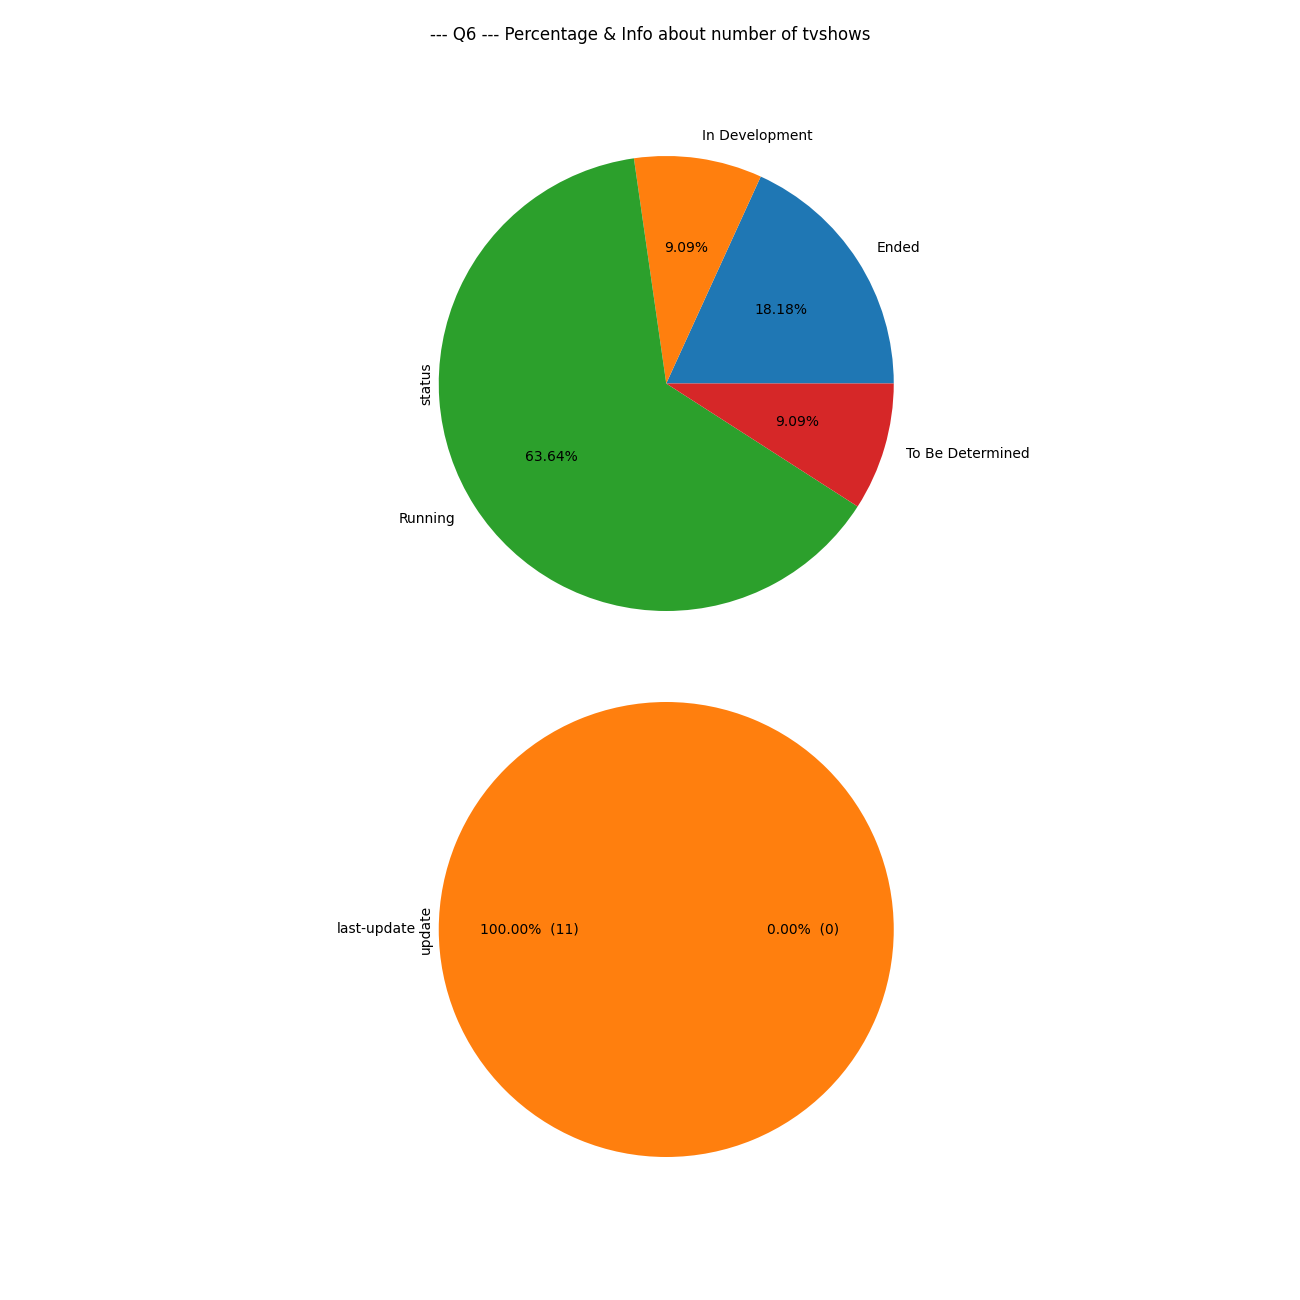

Generate this figure with Python:
from flask import Flask, g, request, send_file
from flask_restx import fields, Api, Resource, reqparse, inputs
from contextlib import closing
from datetime import datetime
import matplotlib
matplotlib.use('agg')
import matplotlib.pyplot as plt
import sys
import pandas as pd
import requests
import sqlite3
import json
import numpy as np

app = Flask(__name__)
api = Api(app,
          defalut="TV Shows",
          title="TV Shows DataSet",
          description="An example to show how to import and manipulate tvshows.")

schedule_model = api.model('Schedule', {
    'time': fields.String,
    'days': fields.List(fields.String)
})
rating_model = api.model('Rating', {
    'average':fields.String
})

country_model = api.model('Country', {
    'name': fields.String,
    'code': fields.String,
    'timezone': fields.String
})
network_model = api.model('Network', {
    'id': fields.Integer,
    'name': fields.String,
    'country': fields.Nested(country_model)    
})

show_model = api.model('TV_SHOW', {
    'tvmaze-id':fields.Integer,
    'name':fields.String,
    'type':fields.String,
    'language':fields.String,
    'genres':fields.List(fields.String),
    'status':fields.String,
    'runtime':fields.Integer,
    'premiered':fields.String,
    'officialSite':fields.String,
    'schedule':fields.Nested(schedule_model),
    'rating':fields.Nested(rating_model),
    'weight':fields.Integer,
    'network':fields.Nested(network_model),
    'summary':fields.String
})

input_name_model = api.model('Name', {'name':fields.String})
orderBy_model = api.model('OrderBy', {
    'orderBy':fields.String, 
    'page':fields.Integer,
    'page_size':fields.Integer,
    'filter':fields.String    
})

db_features = ['tvmaze_id', 'name' ,'type' ,'language' ,'genres' ,'status' ,'runtime',\
    'premiered', 'officialSite', 'schedule', 'rating', 'weight', 'network', 'summary']
orderBy_all = ['id', 'name', 'runtime', 'premiered', 'rating-average']
filter_list = ['tvmaze_id', 'id', 'last-update', 'name', 'type', 'language', 'genres', 'status', 'runtime',\
    'premiered', 'officialSite', 'schedule', 'rating', 'weight', 'network', 'summary']
parser = reqparse.RequestParser()
parser.add_argument('name', type=str, default='string: name', required=True)


@app.before_request
def before_request():
    g.db = sqlite3.connect("z5110579.db")
    with closing(sqlite3.connect("z5110579.db")) as db:
        db.cursor().execute(''' 
            CREATE TABLE if not exists tv
            (
            id INTEGER PRIMARY KEY AUTOINCREMENT,
            info String NOT NULL )'''
        )
        db.commit()


@app.after_request
def after_request(response):
    g.db.close()
    return response


@api.route('/tv_shows/import')
@api.param('name', 'TV Show name')
class tvShows(Resource):
    @api.response(404, 'The tvshow was not found')
    @api.response(400, 'Validation Error')
    @api.response(201, 'The TV Show imported Successfully')
    @api.doc(description='Import a tvshow to db')
    # @api.expect(input_name_model)
    def post(self):
        tvshow_input = parser.parse_args()
        # tvshow_input = request.json
        if 'name' not in tvshow_input:
            return {"message": "Missing Name"}, 400
        
        tv_name = tvshow_input['name']
        
        r = requests.get("http://api.tvmaze.com/search/shows?q=" + tv_name)
        
        if (len(r.json()) == 0):
            return {"message": "No matched tv with this tv_name"}, 404
        else:
            df_data = pd.read_sql('select * from tv', g.db)
            df_data['tvmaze-id'] = df_data['info'].apply(lambda x: json.loads(x)['tvmaze_id'])
            target_tv = r.json()[0]['show']
            find_exist = (df_data['tvmaze-id'] == target_tv["id"]).any()
            if (find_exist):
                return {"message": "The tvshow with this tvmaze-id %d already in the database"%(target_tv["id"])}, 400

            target_tv["tvmaze_id"] = target_tv["id"]
            for key in list(target_tv): 
                if key not in db_features:
                    del target_tv[key]
            
            curTime = datetime.now().strftime("%Y-%m-%d %H:%M:%S")
            target_tv['last-update'] = curTime

            info = json.dumps(target_tv)
            info = info.replace("'", "''")
            
            sql = "insert into tv VALUES (NULL, '%s')" % (info)
            cursor = g.db.cursor()
            cursor.execute(sql)
            g.db.commit()

            # Get the id from the last inserted row 
            rowId = cursor.lastrowid
            sql = "select id from tv where rowid = %d" %(rowId)
            cursor.execute(sql)
            resId = cursor.fetchone()[0]
            cursor.close()

            link = {
                "self": {
                    "href":"http://127.0.0.1:5000/tv-shows/%d"%(resId)
                }
             }
            
            return {"id": resId, "last-update": curTime, "tvmaze-id": target_tv["tvmaze_id"], "_links": link}, 201


def checkExist(id):
    cursor = g.db.cursor()
    sql = "select count(*) from tv where id = %d" %id
    cursor.execute(sql)
    data = cursor.fetchone()[0]
    cursor.close()
    return data


def get_links(id):
     # Read data from db
    df_data = pd.read_sql('select * from tv', g.db)

    # Get the index where the row['id'] == id
    target = df_data.iloc[:, [0, -1]][df_data[df_data.T.index[0]] == id]
    cur_index = target.index[0]
    _links = {
        "self":{
            "href":"http://127.0.0.1:5000/tv-shows/%d" % (id)
        }
    }
    # If the current index is not the first one
    if (cur_index > 0):
        _links["prev"] = {"href": "http://127.0.0.1:5000/tv-shows/%d" %(df_data.iloc[cur_index - 1, :]["id"]) }
    # If the current index is not the last one
    if (cur_index < df_data.shape[0] - 1):
        _links["next"] = {"href": "http://127.0.0.1:5000/tv-shows/%d" %(df_data.iloc[cur_index + 1, :]["id"]) }
    return _links


@api.route('/tv_shows/<int:id>')
@api.param('id', 'The TV Show identifier')
class tvShow(Resource):
    @api.response(404, 'The TV Show not found')
    @api.response(200, 'Successful')
    @api.doc(description="Get a tvshow by id")
    def get(self, id):
        if (checkExist(id) == 0):
            api.abort(404, "The tv show with id %d doesn't exist"%(id))
        else:
            cursor = g.db.cursor()
            sql = "select * from tv where id = %d" % id
            cursor.execute(sql)
            res = json.loads(cursor.fetchone()[1])
            # Put id in the json
            res["id"] = id
            res["_links"] = get_links(id)
            
            return res, 200

    @api.response(404, 'The TV Show not found')
    @api.response(200, 'Successful')
    @api.doc(description='delete a tvshow by id')
    def delete(self, id):
        if (checkExist(id) == 0):
            api.abort(404, "The tv show with id %d doesn't exist"%(id))
        else:
            show_json = request.json
            cursor = g.db.cursor()
            sql = "delete from tv where id = %d" % id
            cursor.execute(sql)
            g.db.commit()
            return {"message": "The tv show with id %d was removed from the database!"%(id), "id": id}, 200

    @api.response(404, 'The TV Show not found')
    @api.response(200, 'Successful')
    @api.doc(description='Update a tvshow by id')
    @api.expect(show_model, validate=True)
    def patch(self, id):
        if (checkExist(id) == 0):
            api.abort(404, "The tv show with id %d doesn't exist"%(id))
        else:
            data = request.json
            cursor = g.db.cursor()
            sql = "select * from tv where id = %d" %id
            cursor.execute(sql)
            record = json.loads(cursor.fetchone()[1])
            for k in data:
                record[k] = data[k]
            
            info = json.dumps(record)
            info = info.replace("'", "''")
            sql = "update tv set info='%s' where id = %d" % (info, id)
            cursor.execute(sql)
            g.db.commit()

            res = {
                "id": id,
                "last-update": datetime.now().strftime("%Y-%m-%d %H:%M:%S"),
                "_links": get_links(id)
            }
            return res, 200


orderParser = reqparse.RequestParser()
orderParser.add_argument('orderBy', type=str, default="+id")
orderParser.add_argument('page', type=int, default=1)
orderParser.add_argument('page_size', type=int, default=100)
orderParser.add_argument('filter', type=str, default="id,name")

@api.route('/tv_show')
class orderBy(Resource):
    @api.response(400, 'Validation Error')
    @api.response(200, 'Successful')
    @api.doc(parser=orderParser,
        description="order tvshows by some parameters")
    def get(self):
        data = orderParser.parse_args()
        
        # Below is to check invalid inputs
        sortByValues = []
        sortByAscending = []
        for s in data['orderBy'].split(','):
            s = s.strip()
            sign = s[0:1]
            if (sign == '-'):
                sortByAscending.append(False)
            elif (sign == '+'):
                sortByAscending.append(True)
            else:
                api.abort(400, "The OrderBy parameter doesn't have +/- sign")
            ele = s[1:len(s)]
            if (ele in orderBy_all):
                sortByValues.append(ele)
            else:
                api.abort(400, "The orderBy parameter is invalid")
        filters = data['filter'].split(",")
        for i in range(len(filters)):
            filters[i] = filters[i].strip()
            if filters[i] not in filter_list:
                api.abort(400, "invalid filters input")
        
        page = data['page']
        page_size = data['page_size']
        cursor = g.db.cursor()
        cursor.execute('select count(*) from tv')
        count = cursor.fetchone()[0]
        if ((page - 1) * page_size >= count):
            api.abort(400, "page or page_size is invalid")
        
        # Get all records from db
        df_data = pd.read_sql('select * from tv', g.db)

        combined_df = pd.DataFrame()
        for index, row in df_data.iterrows():
            info = row["info"]
            json_info = json.loads(info)
            
            toDf = {}
            for i in orderBy_all:
                if i == "rating-average":
                    toDf[i] = json_info["rating"]["average"]
                elif i == "id":
                    toDf[i] = row["id"]
                else:
                    toDf[i] = json_info[i]
            
            filters_df = {}
            filters_df["id"] = row["id"]
            for i in filters:

                if i != "id":
                    filters_df[i] = json_info[i]
            toDf["info"] = json.dumps(filters_df)
            combined_df = combined_df.append(pd.DataFrame(data=toDf, index=[0]))

        # Sort the dataframe
        sorted_df = combined_df.sort_values(by=sortByValues, ascending=tuple(sortByAscending))

        # Apply pagination on the sorted dataframe
        res_df = sorted_df[(page - 1) * page_size: page * page_size]
        
        # change the string format to json
        tvshows = res_df['info'].tolist()
        res_tvshows = []
        for i in tvshows:
            res_tvshows.append(json.loads(i))

        # Add links
        _links = {}
        if page > 1 :
            link_prev = {"href": "http://127.0.0.1:5000/tv-shows?page=%d&page_size=%d&filter=%s" %(page - 1, page_size, data['filter'])}
            _links["prev"] = link_prev
        link_self = {"href": "http://127.0.0.1:5000/tv-shows?page=%d&page_size=%d&filter=%s" %(page, page_size, data['filter'])}
        _links["self"] = link_self
        page_nums = int(count / page_size) + 1 

        if page < page_nums:
            link_next = {"href": "http://127.0.0.1:5000/tv-shows?page=%d&page_size=%d&filter=%s" %(page, page_size, data['filter'])}
            _links["next"] = link_next

        res = {
            "page": page,
            "page-size": page_size,
            "tvshows": res_tvshows,
            "_links": _links
        }
        
        return res, 200


statisticsParser = reqparse.RequestParser()
statisticsParser.add_argument('format', type=str)
statisticsParser.add_argument('by', type=str)

sta_by_list = ['language', 'genres', 'status', 'type']


def statistics_genres(row):
    genres = json.loads(row)['genres']
    genres.sort()
    s = ''
    for ele in genres:
        s += ele + '|'
    return s[0:len(s) - 1]


# display the percentage along with the number
def make_autopct(values):
    def my_autopct(pct):
        total = sum(values)
        val = int(round(pct*total/100.0))
        return '{p:.2f}%  ({v:d})'.format(p=pct,v=val)
    return my_autopct


@api.route('/tv_shows/statistcs')
class statistics(Resource):
    @api.response(400, 'Validation Error')
    @api.response(200, 'Successful')
    @api.doc(parser=statisticsParser,
        description="order tvshows by some parameters")
    def get(self):
        data = statisticsParser.parse_args()
        sta_format = data['format']
        if (sta_format != "json" and sta_format != "image"):
            api.abort(400, "format parameter is invalid")
        sta_by = data['by']
        if (sta_by not in sta_by_list):
            api.abort(400, "by paramter is invalid")
        
        cursor = g.db.cursor()

        # Calculate the total number of records
        cursor.execute('select count(*) from tv')
        count = cursor.fetchone()[0]

        # Read data from db to dataframe
        df_data = pd.read_sql('select * from tv', g.db)

        # Get the current time
        curTime = datetime.now()
        # Calculate time diff for all rows
        df_data['timeDiff'] = df_data['info'].apply(lambda x: (curTime - datetime.strptime(json.loads(x)['last-update'], "%Y-%m-%d %H:%M:%S")).days)
        # Calculate the number of records within 24h
        num_24 = int((df_data['timeDiff'] == 0).sum())
        
        # Create a new column named by "by" parameter(language, genres, status, type)
        if (sta_by == 'genres'):
            df_data[sta_by] = df_data['info'].apply(statistics_genres)
        else:
            df_data[sta_by] = df_data['info'].apply(lambda x: json.loads(x)[sta_by])
        res_df = df_data.groupby(df_data[sta_by])[sta_by].count()
        sum_by = res_df.sum()
        
        # Calculate the percentage
        res_df = res_df.apply(lambda x: x/sum_by)

        if (sta_format == 'json'):
            values = {}
            for i, v in res_df.items():
                values[i] = v
            res = {
                "total": count,
                "total-updated": num_24,
                "values": values
            }
            return res, 200
        else:
            # num_info = pd.DataFrame({'non-update': count - num_24, 'last-update': num_24}, index=["update"])
            num_info = pd.DataFrame({'update': [count - num_24, num_24]}, index=["non-update", 'last-update'])
            fig, axes = plt.subplots(2, 1, figsize=(13,13))
            fig.suptitle("--- Q6 --- Percentage & Info about number of tvshows")
            resPlot = res_df.plot.pie(ax=axes[0], autopct='%.2f%%', radius=1.25)
            # axes[0].set_title('Percentage of tvshows', fontsize=14)
            # axes[0].axis('equal')

            infoPlot = num_info['update'].plot.pie(ax=axes[1], autopct=make_autopct([count-num_24, num_24]), radius=1.25)
            # axes[1].set_title('Info about the number of tvshows', fontsize=14)
            # axes[1].axis('equal')
            plt.savefig("{}.png".format("z5110579"))

            return send_file(r"z5110579.png", mimetype='image/png', cache_timeout=0)


if __name__ == '__main__':
    app.run(debug=True)
